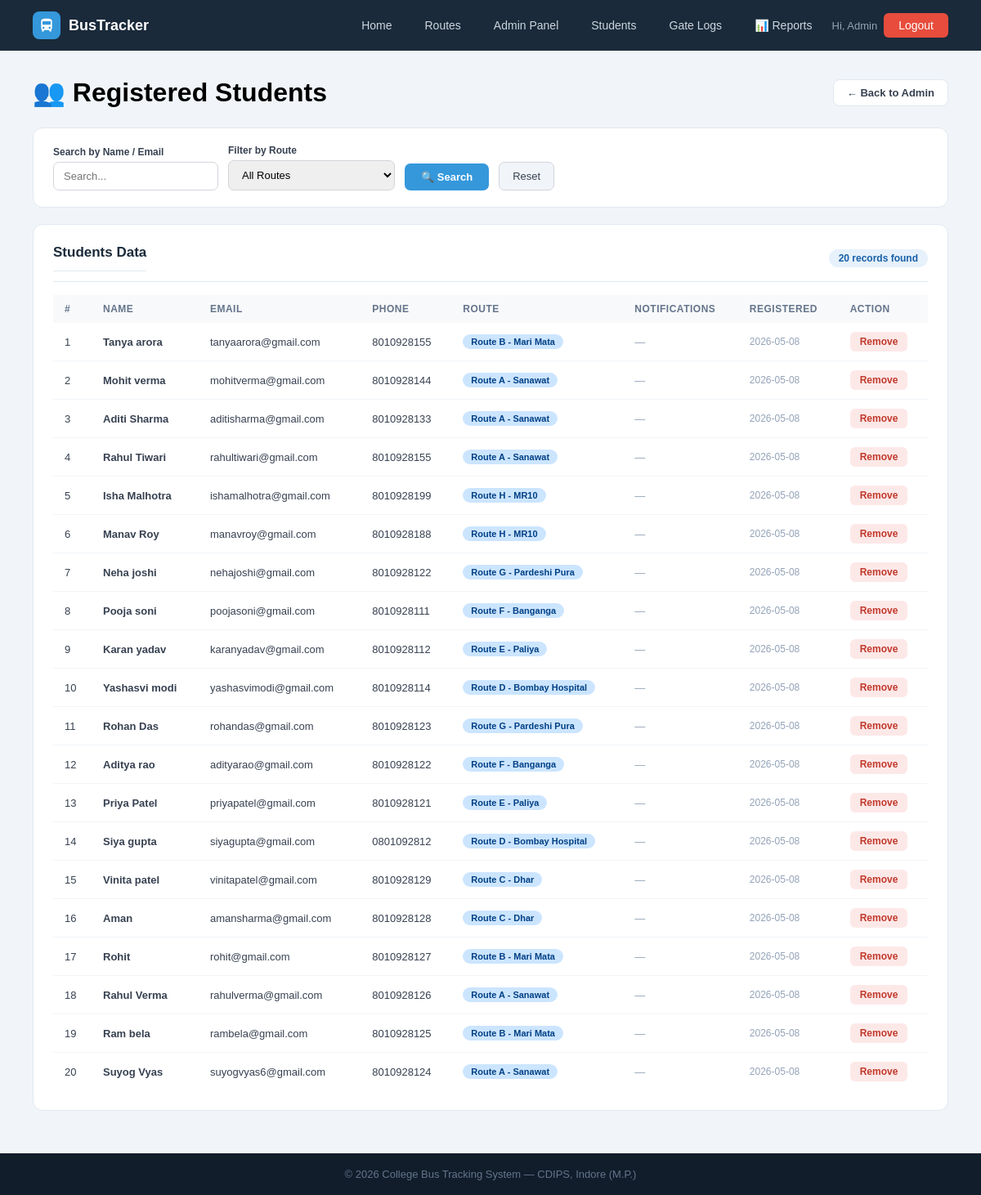
/admin/students (signed in), run on the app's committed database.
### tables this page shows
CREATE TABLE users (
        id INTEGER PRIMARY KEY AUTOINCREMENT,
        name TEXT NOT NULL, email TEXT UNIQUE NOT NULL,
        password TEXT NOT NULL, role TEXT DEFAULT 'student',
        phone TEXT, route_id INTEGER,
        created_at TIMESTAMP DEFAULT CURRENT_TIMESTAMP);

CREATE TABLE routes (
        id INTEGER PRIMARY KEY AUTOINCREMENT,
        route_name TEXT NOT NULL, bus_id INTEGER,
        start_point TEXT, end_point TEXT,
        departure_time TEXT, arrival_time TEXT, stops TEXT, original_bus_id INTEGER,
        FOREIGN KEY(bus_id) REFERENCES buses(id));

### app.py (the view)
@app.route('/admin/students')
@admin_required
def students_list():
    search=request.args.get('search',''); route_filter=request.args.get('route','')
    db=get_db()
    q = "SELECT u.*,r.route_name FROM users u LEFT JOIN routes r ON u.route_id=r.id WHERE u.role='student'"
    params=[]
    if search:
        q+=" AND (u.name LIKE ? OR u.email LIKE ?)"; params+=[f'%{search}%',f'%{search}%']
    if route_filter:
        q+=" AND u.route_id=?"; params.append(route_filter)
    q+=" ORDER BY u.created_at DESC"
    students=db.execute(q,params).fetchall()
    routes=db.execute("SELECT * FROM routes").fetchall()
    student_ids = [s['id'] for s in students]
    notif_map = {}
    if student_ids:
        placeholders = ','.join('?' * len(student_ids))
        all_notifs = db.execute(
            f"SELECT * FROM notifications WHERE user_id IN ({placeholders}) ORDER BY created_at DESC",
            student_ids
        ).fetchall()
        for n in all_notifs:
            uid = n['user_id']
            if uid not in notif_map:
                notif_map[uid] = []
            notif_map[uid].append(n)
    notif_data = {
        str(uid): [
            {
                'msg': n['message'],
                'time': n['created_at'][:16] if n['created_at'] else '',
                'read': bool(n['is_read'])
            }
            for n in notif_map.get(uid, [])
        ]
        for uid in notif_map
    }
    student_names = {str(s['id']): s['name'] for s in students}
    db.close()
    return render_template('students.html', students=students, routes=routes,
                           search=search, route_filter=route_filter,
                           notif_map=notif_map,
                           notif_data=notif_data,
                           student_names=student_names)

### app.py (called while the page is built, shortened)
def get_db():
    conn = sqlite3.connect(DB)
    conn.row_factory = sqlite3.Row
    return conn

def admin_required(f):
    @wraps(f)
    def dec(*a, **kw):
        if 'admin' not in session:
            flash('Admin access required.', 'error')
            return redirect(url_for('admin_login'))
        return f(*a, **kw)
    return dec

@app.context_processor
def inject_notifications():
    return dict(notifications=[], unread_count=0)

### templates/students.html (shortened to what this page needs)
{% extends "base.html" %}
{% block content %}
<div class="page">
    <div class="page-header-row">
        <h1>👥 Registered Students</h1>
        <a href="{{ url_for('admin_dashboard') }}" class="back-btn">← Back to Admin</a>
    </div>
    <div class="search-bar">
        <form method="GET" action="{{ url_for('students_list') }}">
            <div class="fg">
                <label>Search by Name / Email</label>
                <input type="text" name="search" placeholder="Search..." value="{{ search }}">
            </div>
            <div class="fg">
                <label>Filter by Route</label>
                <select name="route">
                    <option value="">All Routes</option>
                </select>
            </div>
            <button type="submit" class="btn-search">🔍 Search</button>
            <a href="{{ url_for('students_list') }}" class="btn-clear">Reset</a>
        </form>
    </div>
    <div class="panel">
        <div class="panel-header">
            <h2>Students Data</h2>
            <span class="count-badge">{{ students|length }} records found</span>
        </div>
        <table>
            <thead>
                <tr>
                    <th>#</th><th>Name</th><th>Email</th><th>Phone</th>
                    <th>Route</th><th>Notifications</th><th>Registered</th><th>Action</th>
                </tr>
            </thead>
            <tbody>
            {% for s in students %}
            {% set s_notifs = notif_map.get(s.id, []) %}
            {% set unread = s_notifs | selectattr('is_read', 'equalto', 0) | list | length %}
            <tr>
                <td>{{ loop.index }}</td>
                <td><b>{{ s.name }}</b></td>
                <td>{{ s.email }}</td>
                <td>{{ s.phone or '—' }}</td>
                <td>
                    {% if s.route_name %}
                    <span class="badge badge-blue">{{ s.route_name }}</span>
                    {% else %}
                    <span class="badge badge-gray">Not Assigned</span>
                    {% endif %}
                </td>
                <td>
                    {% if s_notifs %}
                    <button class="notif-view-btn" onclick="showNotifs('{{ s.id }}')">
                        🔔 {{ s_notifs|length }}
                        {% if unread > 0 %}<span class="unread-dot">{{ unread }} new</span>{% endif %}
                    </button>
                    {% else %}
                    <span style="color:#94a3b8;font-size:13px;">—</span>
                    {% endif %}
                </td>
                <td style="font-size:12px;color:#94a3b8">{{ s.created_at[:10] if s.created_at else '—' }}</td>
                <td><a href="{{ url_for('delete_student', uid=s.id) }}" class="btn-sm btn-danger">Remove</a></td>
            </tr>
            {% else %}
            <tr><td colspan="8" style="text-align:center;color:#94a3b8;padding:32px">No students found.</td></tr>
            {% endfor %}
            </tbody>
        </table>
    </div>
</div>
{% endblock %}

### static/css/style.css (style rules this page uses)
* { margin: 0; padding: 0; box-sizing: border-box; font-family: Arial, sans-serif; }
a { text-decoration: none; }
.badge { display: inline-block; padding: 3px 10px; border-radius: 20px; font-size: 11px; font-weight: bold; }
.badge-blue { background: #cce5ff; color: #004085; }
.btn-sm { padding: 5px 12px; border-radius: 6px; font-size: 12px; font-weight: bold; border: none; cursor: pointer; text-decoration: none; display: inline-block; }
.btn-sm.btn-danger { background: #fde8e8; color: #c0392b; }
.page { padding: 32px 40px; background: #f1f5f9; min-height: 80vh; }
.page-header-row { display: flex; justify-content: space-between; align-items: center; margin-bottom: 24px; flex-wrap: wrap; gap: 12px; }
.back-btn { background: white; border: 1px solid #e2e8f0; color: #374151; padding: 8px 16px; border-radius: 8px; font-size: 13px; font-weight: bold; }
.panel { background: white; border-radius: 12px; border: 1px solid #e2e8f0; padding: 24px; margin-bottom: 20px; }
.panel h2 { font-size: 17px; font-weight: bold; color: #1a2a3a; margin-bottom: 18px; padding-bottom: 12px; border-bottom: 1px solid #e2e8f0; }
table { width: 100%; border-collapse: collapse; font-size: 13px; }
th { background: #f8f9fa; padding: 10px 14px; text-align: left; font-size: 12px; color: #64748b; text-transform: uppercase; letter-spacing: .5px; font-weight: 600; }
td { padding: 11px 14px; border-bottom: 1px solid #f1f5f9; color: #374151; }
tr:last-child td { border-bottom: none; }
.fg label { display: block; font-size: 12px; font-weight: bold; color: #374151; margin-bottom: 5px; }
.fg input, .fg select { width: 100%; padding: 9px 12px; border: 1px solid #d1d5db; border-radius: 7px; font-size: 13px; outline: none; }
.search-bar { background: white; border-radius: 12px; border: 1px solid #e2e8f0; padding: 20px 24px; margin-bottom: 20px; }
.search-bar form { display: flex; gap: 12px; flex-wrap: wrap; align-items: flex-end; }
.btn-search { background: #3498db; color: white; padding: 9px 20px; border: none; border-radius: 7px; font-size: 13px; font-weight: bold; cursor: pointer; }
.btn-clear { background: #f1f5f9; color: #374151; padding: 9px 16px; border: 1px solid #d1d5db; border-radius: 7px; font-size: 13px; }
.panel-header { display: flex; justify-content: space-between; align-items: center; margin-bottom: 16px; padding-bottom: 12px; border-bottom: 1px solid #e2e8f0; }
.panel-header h2 { font-size: 17px; font-weight: bold; color: #1a2a3a; margin: 0; }
.count-badge { background: #e6f1fb; color: #185fa5; padding: 4px 12px; border-radius: 20px; font-size: 12px; font-weight: bold; }

### data on the page
users: name "Tanya arora", email "tanyaarora@gmail.com", phone "8010928155", route_name "Route B - Mari Mata", created_at "2026-05-08"
users: name "Mohit verma", email "mohitverma@gmail.com", phone "8010928144", route_name "Route A - Sanawat", created_at "2026-05-08"
users: name "Aditi Sharma", email "aditisharma@gmail.com", phone "8010928133", route_name "Route A - Sanawat", created_at "2026-05-08"
users: name "Rahul Tiwari", email "rahultiwari@gmail.com", phone "8010928155", route_name "Route A - Sanawat", created_at "2026-05-08"
users: name "Isha Malhotra", email "ishamalhotra@gmail.com", phone "8010928199", route_name "Route H - MR10", created_at "2026-05-08"
users: name "Manav Roy", email "manavroy@gmail.com", phone "8010928188", route_name "Route H - MR10", created_at "2026-05-08"
users: name "Neha joshi", email "nehajoshi@gmail.com", phone "8010928122", route_name "Route G - Pardeshi Pura", created_at "2026-05-08"
users: name "Pooja soni", email "poojasoni@gmail.com", phone "8010928111", route_name "Route F - Banganga", created_at "2026-05-08"
users: name "Karan yadav", email "karanyadav@gmail.com", phone "8010928112", route_name "Route E - Paliya", created_at "2026-05-08"
users: name "Yashasvi modi", email "yashasvimodi@gmail.com", phone "8010928114", route_name "Route D - Bombay Hospital", created_at "2026-05-08"
users: name "Rohan Das", email "rohandas@gmail.com", phone "8010928123", route_name "Route G - Pardeshi Pura", created_at "2026-05-08"
users: name "Aditya rao", email "adityarao@gmail.com", phone "8010928122", route_name "Route F - Banganga", created_at "2026-05-08"
users: name "Priya Patel", email "priyapatel@gmail.com", phone "8010928121", route_name "Route E - Paliya", created_at "2026-05-08"
users: name "Siya gupta", email "siyagupta@gmail.com", phone "0801092812", route_name "Route D - Bombay Hospital", created_at "2026-05-08"
users: name "Vinita patel", email "vinitapatel@gmail.com", phone "8010928129", route_name "Route C - Dhar", created_at "2026-05-08"
users: name "Aman", email "amansharma@gmail.com", phone "8010928128", route_name "Route C - Dhar", created_at "2026-05-08"
users: name "Rohit", email "rohit@gmail.com", phone "8010928127", route_name "Route B - Mari Mata", created_at "2026-05-08"
users: name "Rahul Verma", email "rahulverma@gmail.com", phone "8010928126", route_name "Route A - Sanawat", created_at "2026-05-08"
users: name "Ram bela", email "rambela@gmail.com", phone "8010928125", route_name "Route B - Mari Mata", created_at "2026-05-08"
users: name "Suyog Vyas", email "suyogvyas6@gmail.com", phone "8010928124", route_name "Route A - Sanawat", created_at "2026-05-08"

### other printed values
{{ session['admin']['name'] }} "Admin"
{{ students|length }} "20"
